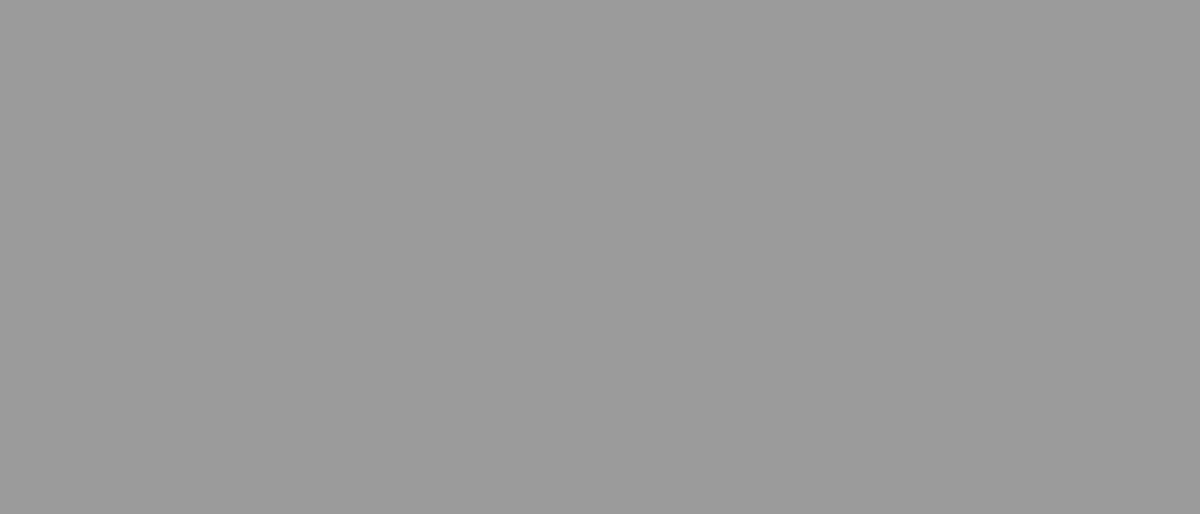
Frame 1 (no input)
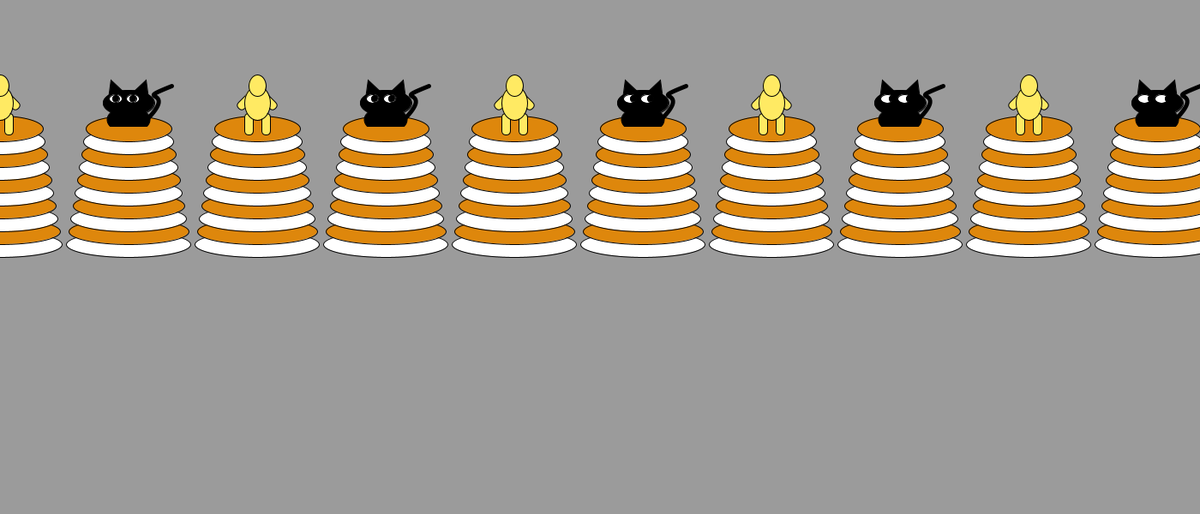
Frame 60 (the mouse pressed at the canvas centre just before this capture)
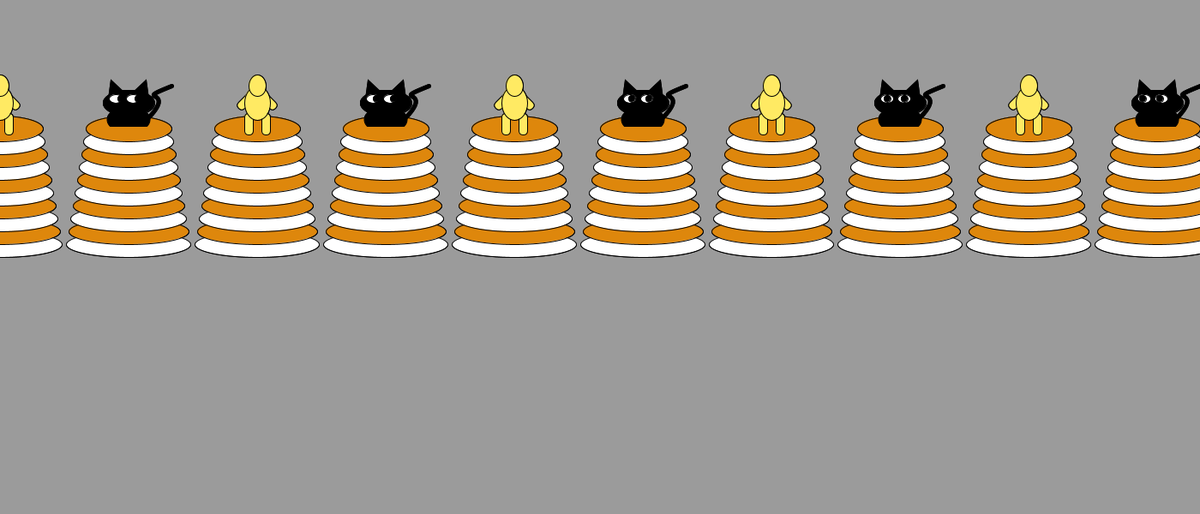
Frame 120 (the mouse held since frame 60 and released just before this capture)

The Processing sketch that drew these frames (run headless with seeded random() and noise(); from frame 60 on, the mouse is pressed at the canvas centre):

// Processing sketch: loop_practice_cats_2
// ── loop_practice_cats_2.pde
float kittyEyesOffset = 0;
float kittyEyesDx = 2;
boolean isCat;
//int isCat = (int) random(2); 
int x;
/* 
Fun practice challenge with loops! 
1. Make 10 towers using a loop! 
2. How can you alternate between drawing a person and drawing a cat in the loop? 
-- hint, maybe think about isCat? 
3. How do you make the cats eyes move? What variable should you change? 

change kittyeyesdx
*/
void setup() {
  size(1400, 600);
  rectMode(CENTER);

  background(155);
}
  
 void draw(){
  x = 300;
  //if using draw then use framecount
  for(x = 0; x <= 1400; x += 150){
    //can use mod with x
    //if (x % 2 = 0), person, else, kitty
    if (isCat){
      
      if (frameCount % 50 == 0) {  
      tower(x, 300, 200, "kitty", color(222, 135, 12));
      }
      isCat = false;
    }
    else{
      if (frameCount % 50 == 0) {  
      tower(x, 300, 200, "person", color(222, 135, 12));
      }
      isCat = true;
    }
  }
  
  
}

void tower(float xCenter, float yBottom, float h, String figure, color col) {
  float spacing = 30;
  int numLayers = (int) max(h / spacing, 10);
  for (int n = 1; n <= numLayers; n++) {
    if (n % 2 == 0) {
      fill(col);
    } else {
      fill(255);
    }
    ellipse(xCenter,
      yBottom - n * spacing * .5, 150 - n * 5, spacing);
  }
  // figure on top
  float towerTop = yBottom - numLayers * spacing * .5;
  if (figure == "kitty") {
    kitty(xCenter, towerTop);
  } else {
    person(xCenter, towerTop);
  }
}

void kitty(float xCenter, float towerTop) {
  fill(0);
  arc(xCenter, towerTop - 10, 50, 30, radians(150), radians(390), CHORD);
  // tail
  noFill();
  strokeWeight(5);
  bezier(xCenter + 50, towerTop - 50,
    xCenter, towerTop - 30, xCenter + 60, towerTop - 50,
    xCenter + 20, towerTop - 10);
  fill(0);
  strokeWeight(1);
  for (int ear = -1; ear <= 1; ear = ear + 2) {
    push();
    translate(xCenter, towerTop);
    rotate(radians(ear * 20));
    triangle(-10, -40, 10, -40, 0, -60);
    pop();
  }
  // face
  ellipse(xCenter, towerTop - 30, 60, 30);
  fill(255);
  ellipse(xCenter - 15, towerTop - 35, 15, 10);
  ellipse(xCenter + 5, towerTop - 35, 15, 10);

  // eyes, oscillate
  fill(0);
  ellipse(xCenter - 15 + kittyEyesOffset, towerTop - 35, 8, 8);
  ellipse(xCenter + 5 + kittyEyesOffset, towerTop - 35, 8, 8);
  kittyEyesOffset += kittyEyesDx;
  if (kittyEyesOffset >= 8 || kittyEyesOffset <= -8) {
    kittyEyesDx = -kittyEyesDx;
  }
}



void person(float xCenter, float towerTop) {
  fill(255, 234, 99);
  // legs
  rect(xCenter + 10, towerTop - 5, 10, 25, 80);
  rect(xCenter - 10, towerTop - 5, 10, 25, 80);

  // arms
  push();
  translate(xCenter, towerTop - 45);
  rotate(radians(-45));
  rect(0, 10, 10, 40, 70);
  rotate(radians(90));
  rect(0, 10, 10, 40, 70);
  pop();

  ellipse(xCenter, towerTop - 30, 30, 40);
  ellipse(xCenter, towerTop - 50, 20, 25);
}
